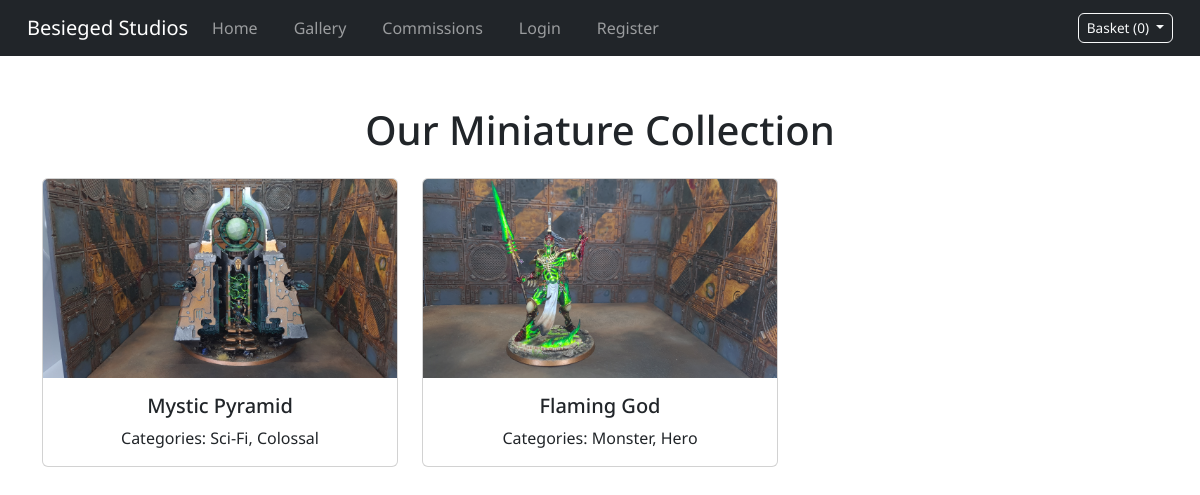
Page /gallery/ on the committed database.
### gallery/models.py (models this page shows, shortened)
class Project(models.Model):
    title = models.CharField(max_length=200)
    description = models.TextField()
    category = models.ManyToManyField(Category)
    image = models.ImageField(upload_to='gallery/images/')
    is_featured = models.BooleanField(default=False)
    price = models.DecimalField(max_digits=10, decimal_places=2, default=0.00)

class Category(models.Model):
    name = models.CharField(max_length=100)

### gallery/views.py (the view)
# urls.py: path('gallery/', include('gallery.urls')),
def gallery(request):
    projects = Project.objects.all()
    return render(request, 'gallery/gallery.html', {'projects': projects})

### basket/context_processors.py (called while the page is built, shortened)
def basket_context(request):
    basket = request.session.get("basket", {})
    basket_items = []
    return {
        "basket_count": sum(item["quantity"] for item in basket_items),
        "basket_items": basket_items,
    }

### gallery/templates/gallery/gallery.html (shortened to what this page needs)
{% extends 'base.html' %}
{% load static %}
{% block content %}
<div class="container">
    <h1 class="my-4">Our Miniature Collection</h1>
    <div class="row">
        {% for project in projects %}
            <div class="col-md-4 mb-4">
                <a href="{% url 'gallery:gallery_detail' project.id %}" class="text-decoration-none">
                    <div class="card h-100 text-center">
                        <img class="card-img-top card:hover" src="{{ project.image.url }}" alt="{{ project.title }}">
                        <div class="card-body">
                            <h5 class="card-title">{{ project.title }}</h5>
                            <p class="card-text">
                                Categories:
                                {% for category in project.category.all %}
                                    {{ category.name }}{% if not forloop.last %}, {% endif %}
                                {% endfor %}
                            </p>
                        </div>
                    </div>
                </a>
            </div>
        {% endfor %}
    </div>
</div>
{% endblock %}

### static/css/base.css (style rules this page uses)
body { font-family: "Noto Sans", sans-serif; }
.container { text-align: center; margin-top: 50px; }

### rows in the picture
Project: image (picture), title "Mystic Pyramid"
Category: name "Sci-Fi"
Category: name "Colossal"
Project: image (picture), title "Flaming God"
Category: name "Monster"
Category: name "Hero"

### other values in the picture
{{ basket_items|length }} "0"
